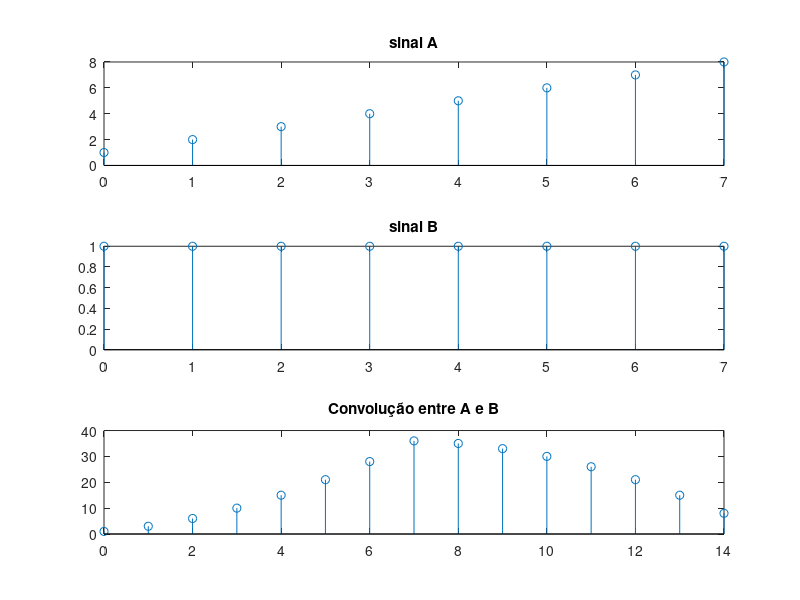
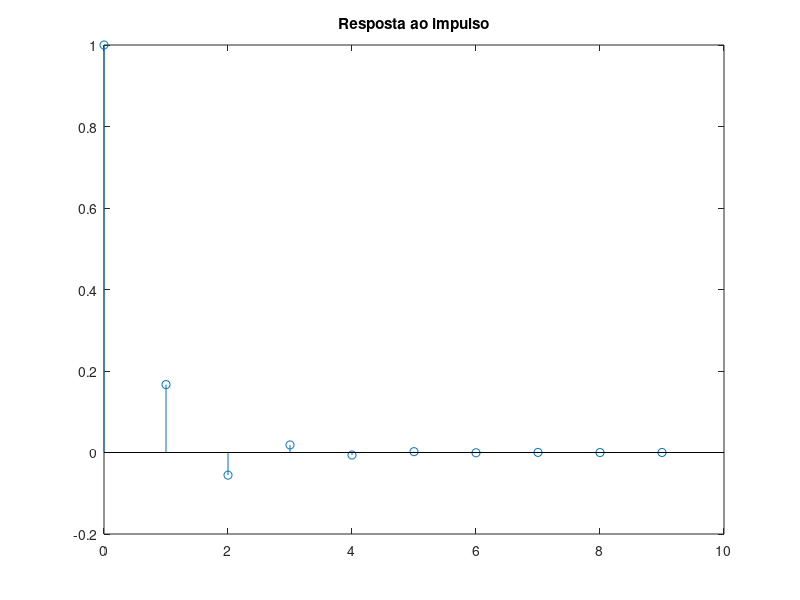
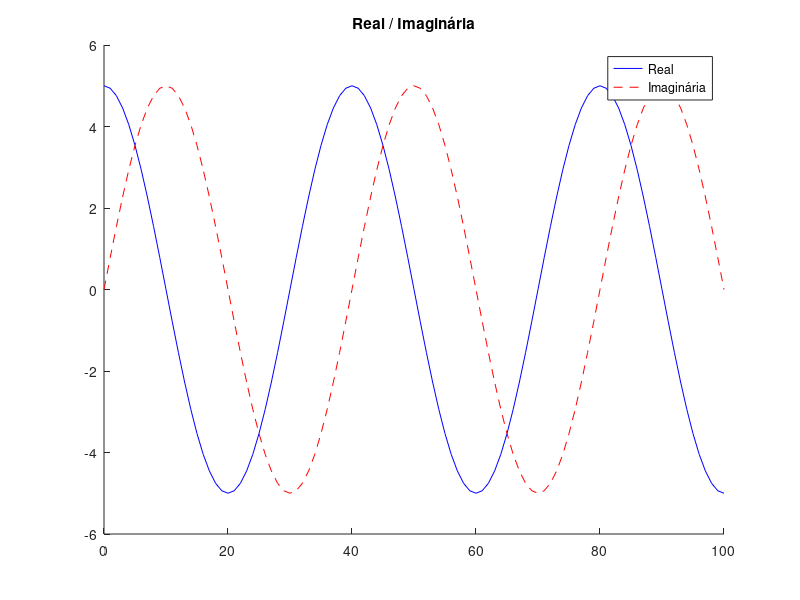
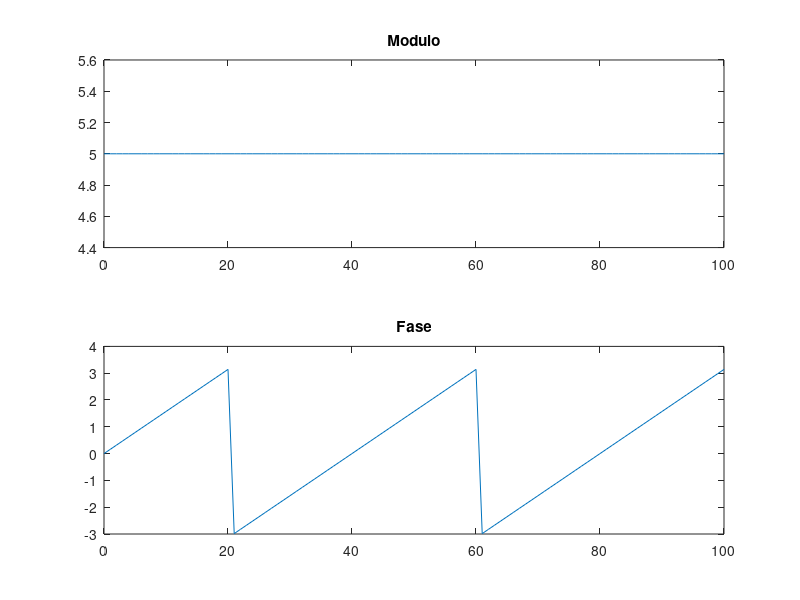

Here is the MATLAB script that generated these plots, in order:
clc
clear all
close all

%% A)
ny = 0:14; %Tamanho da convolução
na = 0:7;  %Tamanho do sinal A
nb = 0:7;  %Tamanho do sinal A
a = [1 2 3 4 5 6 7 8]; %Sinal A
b = [1 1 1 1 1 1 1 1]; %Sinal B

y = conv(a, b); %Convolução

figure(1)
subplot(3,1,1) %3 linhas, 1 coluna, mexendo no primeiro grafico
stem(na, a)
title('sinal A')

subplot(3,1,2)
stem(nb, b)
title('sinal B')

subplot(3,1,3)
stem(ny, y)
title('Convolução entre A e B')

%% B)
%Equação tirada da atividade
%y[n] + 1/3*y[n-1] = x[n] + 1/2*x[n-1]

%Transformada Z
%Y(Z)*(1 + 1/3*z^-1) = X(Z)*(1 + 1/2*z^-1)

%Função de Transferencia
%H(Z) = Y(Z)/X(Z) = (1+1/2*z^-1)/(1 + 1/3*z^-1)

num = [1 1/2]; %Numerador H(Z)
den = [1 1/3]; %Denominador H(Z)

%inp: numerador, denominador, quantas amostras serão simuladas
%out: resposta ao impulso, vetor de amostras [0, 1, 2, ...]
[H, T] = impz(num, den, 10);

figure(2)
stem(T,H);
title('Resposta ao impulso')

%% C)

w = 0.05*pi; %Omega
n = 0:100;   %Vetor de tempo
xn = 5*exp(1i*w*n); %Função da atividade

figure(3)
hold on
plot(n, real(xn), 'b') %Plot da parte real de xt em azul
plot(n, imag(xn), 'r--') %Plot da parte imaginaria de xt em vermelho com a linha traçada
legend('Real', 'Imaginária') %Coloca a legende para cada curva
title('Real / Imaginária')

figure(4)
subplot(2,1,1)
plot(n, abs(xn))
title('Modulo')

subplot(2,1,2)
plot(n, angle(xn))
title('Fase')

%% D)
%exatemente a mesma coisa só muda o xn
r = 0.95;
xn = 5*(r.^n).*exp(1i*w*n); %Função da atividade

figure(5)
hold on
plot(n, real(xn), 'b') %Plot da parte real de xt em azul
plot(n, imag(xn), 'r--') %Plot da parte imaginaria de xt em vermelho com a linha traçada
legend('Real', 'Imaginária') %Coloca a legende para cada curva
title('Real / Imaginária')

figure(6)
subplot(2,1,1)
plot(n, abs(xn))
title('Modulo')

subplot(2,1,2)
plot(n, angle(xn))
title('Fase')
